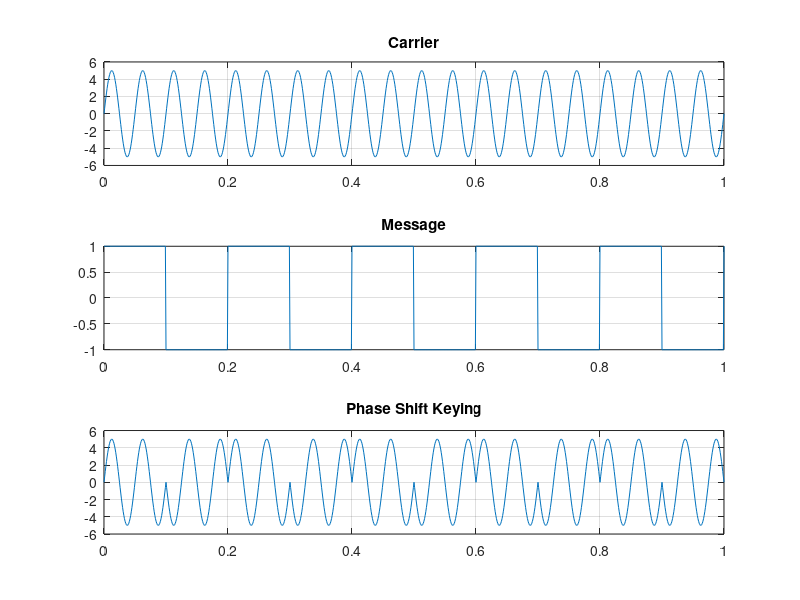

Write the MATLAB code that produced this figure.
a=5;
t=0:0.001:1;
f1=20;
f2=5;
x=a.*sin(2*pi*f1*t);%carrier
subplot(3,1,1);
plot(t,x);
title('Carrier');
grid on;
m=square(2*pi*f2*t);%message
subplot(3,1,2);
plot(t,m);
title('Message');
grid on;
p=x.*m;
subplot(3,1,3);
plot(t,p);
title('Phase Shift Keying');
grid on;
